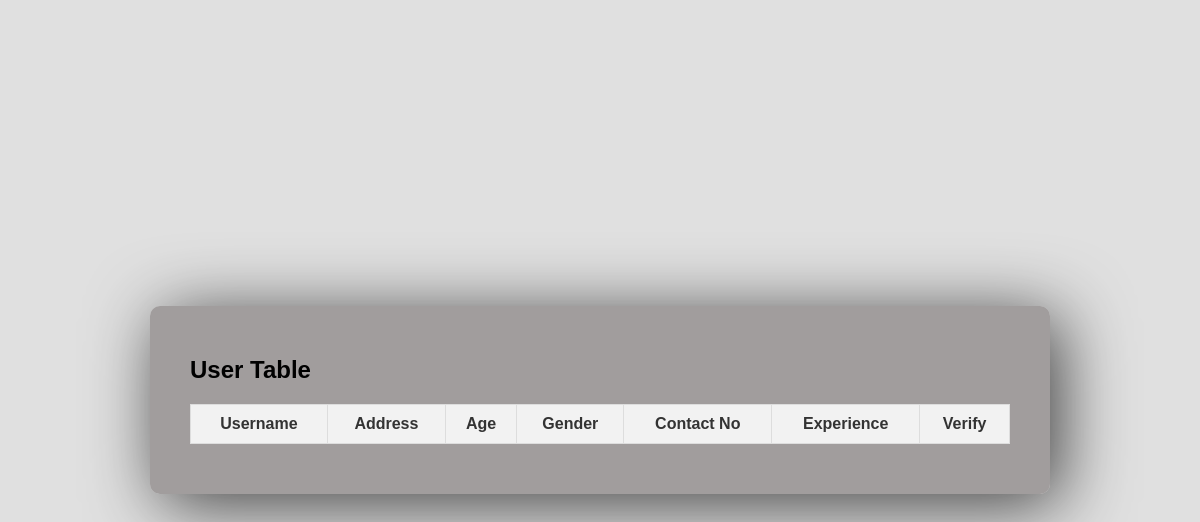
Before: /view_user with the older database file.
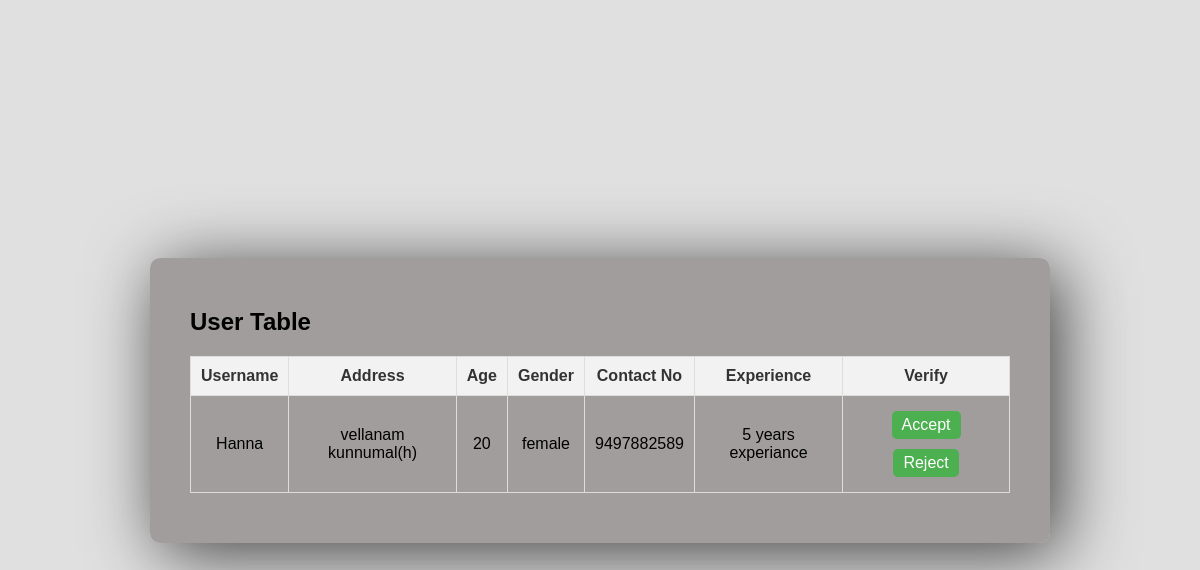
After: the same page with the newer database file.
### myapp/models.py (models this page shows)
class UserTable(models.Model):
    LOGIN= models.ForeignKey(LoginTable, on_delete=models.CASCADE)
    name= models.CharField(max_length=100,null=True,blank=True)
    address= models.CharField(max_length=500,null=True,blank=True)
    age= models.IntegerField(null=True,blank=True)
    gender= models.CharField(max_length=100,null=True,blank=True)
    contactno= models.BigIntegerField(null=True,blank=True)
    experience= models.CharField(max_length=100,null=True,blank=True)

### myapp/views.py (the view)
# urls.py: path('view_user',view_user.as_view(),name='view_user'),
class view_user(View):
    def get(self,request):
        obj=UserTable.objects.all()
        return render (request,'admin/viewuser.html',{'obj':obj})

### templates/admin/viewuser.html (shortened to what this page needs)
<!DOCTYPE html>
<html lang="en">
<head>
</head>
<body>
    <div class="login-container">
        <h2>User Table</h2>
        <table>
            <thead>
                <tr>
                    <th>Username</th>
                    <th>Address</th>
                    <th>Age</th>
                    <th>Gender</th>
                    <th>Contact No</th>
                    <th>Experience</th>
                    <th>Verify</th>
                </tr>
            </thead>
            <tbody>
                {% for i in obj %}
                <tr>
                    <td>{{ i.name }}</td>
                    <td>{{ i.address }}</td>
                    <td>{{ i.age }}</td>
                    <td>{{ i.gender }}</td>
                    <td>{{ i.contactno }}</td>
                    <td>{{ i.experience }}</td>
                    <td>
                        <a href="Accept_user/{{i.LOGIN.id}}">Accept</a>
                        <a href="Reject_user/{{i.LOGIN.id}}">Reject</a>
                    </td>
                </tr>
                {% endfor %}
            </tbody>
        </table>
    </div>
</body>
</html>

### templates/admin/viewuser.html (style rules this page uses)
* { box-sizing: border-box; margin: 0; padding: 0; font-family: Arial, Helvetica, sans-serif; }
body { display: flex; justify-content: center; align-items: center; height: 100vh; background-color: #e0e0e0; background-image:url(img/brushes-with-particles-pink-powder.jpg); background-size: cover; background-repeat: no-repeat; background-position: center; }
.login-container { background-color: rgba(145, 140, 140, 0.8); padding: 50px 40px; border-radius: 10px; box-shadow: 10px 10px 70px rgba(0, 0, 0, 0.723); width: 900px; overflow: hidden; }
table { width: 100%; border-collapse: collapse; margin-top: 20px; }
table, th, td { border: 1px solid #ddd; padding: 10px; text-align: center; }
th { background-color: #f2f2f2; font-weight: bold; color: #333; }
td a { display: inline-block; padding: 5px 10px; margin: 5px; background-color: #4CAF50; color: white; text-decoration: none; border-radius: 5px; transition: background-color 0.3s ease; }

Changed rows visible on the page:
added UserTable: name "Hanna", address "vellanam kunnumal(h)", age "20", gender "female", contactno "9497882589", experience "5 years experiance"
